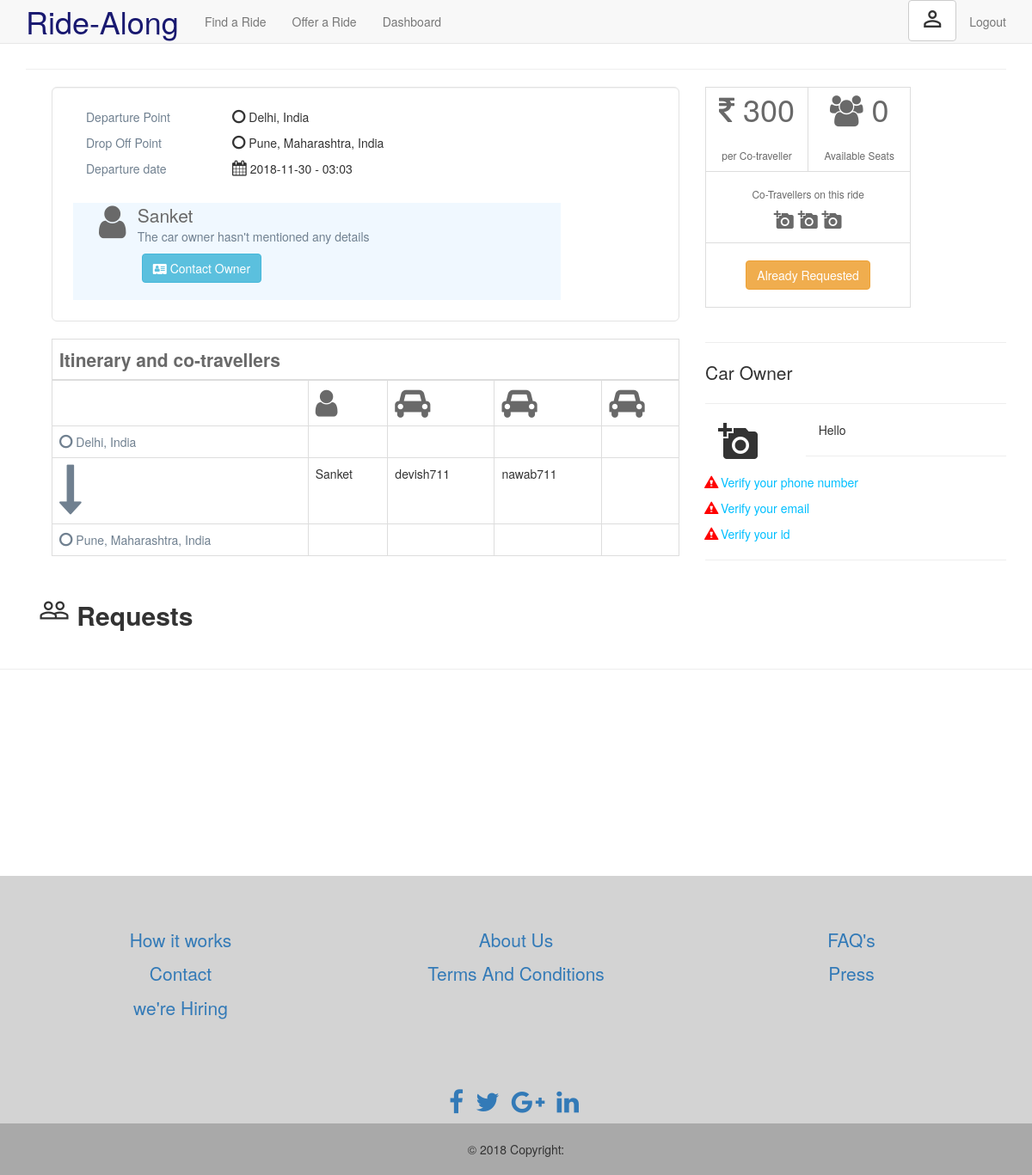
Page /rides_found/15/sanket711 (signed in) on the committed database.
### tables this page shows
CREATE TABLE "rides_offered" (
	`rideId`	INTEGER PRIMARY KEY AUTOINCREMENT,
	`userName`	text NOT NULL,
	`source`	text NOT NULL,
	`destination`	text NOT NULL,
	`lat1`	text NOT NULL,
	`long1`	text NOT NULL,
	`lat2`	text NOT NULL,
	`long2`	text NOT NULL,
	`offeredDate`	text NOT NULL,
	`offeredTime`	text NOT NULL,
	`offeredPrice`	int NOT NULL,
	`offeredSeats`	NUMERIC NOT NULL,
	`details`	text,
	`valid`	INTEGER NOT NULL,
	`seatsleft`	NUMERIC
);

CREATE TABLE USERS (

userName text primary key ,
password text not null ,
name text not null ,
phone text not null ,
email text not null unique , 
address text not null
);

CREATE TABLE rides_requested(
rideid integer not null,
username text Not null, 
accepted integer ,
primary key( rideid , username )
);

### app.py (the view)
@app.route('/rides_found/<string:rideId>/<string:userName>', methods=['GET', 'POST'])
def ride(rideId,userName):
    con = sqlite3.connect("CabSharing.db")
    cur = con.cursor()
    result = cur.execute("SELECT * FROM rides_offered WHERE rideId = ?", [rideId])
    rides = cur.fetchone()
    result1 = cur.execute("SELECT * FROM USERS WHERE userName = ?", [userName])
    user = cur.fetchone()
    cur.execute("select * from users where username = ? " , [userName])
    contact = cur.fetchone()
    cur.execute("select * from rides_requested where rideId = ? and username = ? " , ( rideId , session['username'] ) )
    taken_result = cur.fetchone()
    cur.execute("select * from rides_requested where rideId = ? and accepted = 0" , [rideId] )
    ride_request=cur.fetchall()
    user_who_requested=[]
    for i in range(len(ride_request)):
        cur.execute("SELECT * FROM USERS WHERE userName = ?", [ride_request[i][1]])
        temp_user=cur.fetchone()
        user_who_requested.append(temp_user)
    cur.execute(" select * from rides_requested where rideId = ? and accepted = 1 " , [rideId] )
    temp_users_whose_ride_accepted = cur.fetchall()
    users_whose_ride_accepted = []
    j=0
    for i in range(len(temp_users_whose_ride_accepted)):
        users_whose_ride_accepted.append( temp_users_whose_ride_accepted[i][1] )
        j=j+1
    if taken_result :
        return render_template( 'ride.html', contact = contact, rides=rides , myUserName=session['username'] , flag=1, user=user ,user_who_requested=user_who_requested ,  users_whose_ride_accepted=users_whose_ride_accepted , len_users_whose_ride_accepted = j)
    return render_template( 'ride.html', contact=contact ,  rides=rides , myUserName=session['username'] , flag=0, user=user ,user_who_requested=user_who_requested, users_length=len(user_who_requested) ,  users_whose_ride_accepted=users_whose_ride_accepted , len_users_whose_ride_accepted = j)

### templates/ride.html (shortened to what this page needs)
{% extends 'layout.html' %}
{% block body %}
  <hr>
  <div class="container ">
    <div class = "col-md-8 " >
      <div class=" col-md-12 well well-lg " style=" background-color:white ">
        <div >
          <div class="col-md-3" style="color:#708090">
            <span>Departure Point</span>
          </div>
          <div class="col-md-9 text-left">
            <p><i class="fa fa-circle-o " style="font-size: 18px"></i> {{rides[2]}}</p>
          </div>
        </div>
        <div >
          <div class="col-md-3" style="color:#708090">
            <span>Drop Off Point</span>
          </div>
          <div class="col-md-9 text-left">
            <p><span><i class="fa fa-circle-o " style="font-size: 18px"></i></span> {{rides[3]}}</p>
          </div>
        </div>
        <div >
          <div class="col-md-3" style="color:#708090">
            <span>Departure date</span>
          </div>
          <div class="col-md-9 text-left">
            <p><i class="fa fa-calendar " style="font-size: 18px"></i> {{rides[8]}} - {{rides[9]}} <br><br></p>
          </div>
        </div>
        <div class="col-md-10 " style=" background-color:#F0F8FF ">
           <div class="col-md-1 " style="color: #696969"><i class="fa fa-user " style="font-size: 44px"></i>
           </div>
           <div class="col-md-10">
            <span class="lead" style="color: #696969">{{user[2]}}</span>
            <p  id="details" style="color:#708090">The car owner hasn't mentioned any details</p>
           </div>
        <div class="col-md-10 ">
          <div class="col-md-1"></div>
          <div class="col-md-8 ">
              {% if myUserName != rides[1] %}
              <button  class="btn btn-default btn-info" data-toggle="collapse" data-target="#changeDetails"><i class="fa fa-address-card" ></i> Contact Owner</button>
              {% else %}
              <a  class="btn btn-default btn-info"><i class="fa fa-align-justify" ></i>
               Add Details</a>
              {% endif %}
              <br><br>
          </div>
        </div>
        </div>
      </div>
          <table class="table table-bordered" >
        <thead>
          <tr class="lead" style="color: #696969">
            <th colspan="5">Itinerary and co-travellers</th>
          </tr>
        </thead>
        <tbody>
          <tr>
            <td class=" text-bottom"> </td>
            <td style="color: #696969"><i class="fa fa-user " style="font-size: 36px"></i></td>
            <td style="color: #696969"><i class="fa fa-automobile " style="font-size: 36px"></i></td>
            <td style="color: #696969"><i class="fa fa-automobile " style="font-size: 36px"></i></td>
            <td style="color: #696969"><i class="fa fa-automobile " style="font-size: 36px"></i></td>
          </tr>
          <tr>
            <td style="color:#708090"><i class="fa fa-circle-o " style="font-size: 18px"></i> {{rides[2]}}</td>
            <td></td>
            <td></td>
            <td></td>
            <td></td>
          </tr>
          <tr>
            <td style="color:#708090"><i class="fa fa-long-arrow-down" style="font-size:60px"></i></td>
            <td> {{user[2]}}</td>
            {% if len_users_whose_ride_accepted != 0 %}
            {% for i in range( 3 ) %}
            {% if i < len_users_whose_ride_accepted %}
              <td>{{users_whose_ride_accepted[i] }}</td>
            {% else %}
              <td></td>
            {% endif %}
            {% endfor %}
            {% endif %}
          </tr>
          <tr>
            <td style="color:#708090"><i class="fa fa-circle-o " style="font-size: 18px"></i> {{rides[3]}}</td>
            <td></td>
            <td></td>
            <td></td>
            <td></td>
          </tr>
        </tbody>
      </table>
    </div>
  <div style="color: #696969">
    <div class="col-md-4 ">
      <div>
        <table class="table-bordered">
          <tr>
            <td class="col-md-6 text-center " >
              <p class="lead" style="font-size: 36px"><i class="fa fa-rupee "></i> {{rides[10]}}</p>
              <p class="small">per Co-traveller</p>
            </td>
            <td class="col-md-6 text-center" >
                <p  class="lead" style="font-size: 36px"><i class="fa fa-group "></i> {{rides[14]}} </p>
                <p class="small">Available Seats</p>
            </td>
          </tr>
          <tr>
            <td colspan="2" class="col-md-6 text-center">
              <p class="small"><br>Co-Travellers on this ride</p>
              <p>
                <i class="material-icons">add_a_photo</i>
                <i class="material-icons">add_a_photo</i>
                <i class="material-icons">add_a_photo</i>
              </p>
            </td>
          </tr>
          {% if myUserName != rides[1] %}
          <tr  class="text-center" id=request-seat>
            <td colspan="2">
              <br>
              {% if flag == 1 %}
                 <a  class="btn btn-default btn-warning" > Already Requested</a>
              {% endif %}
              <br>
              <br>
            </td>
          </tr>
          {% endif %}
      </table>
      </div>
    </div>
  </div>
  <div>
    <div class="col-md-4 ">
          <div>
            <br>
            <hr>
                <span class="lead" > Car Owner</span>
          </div>
          <hr>
          <div>
              <div class="col-md-4">
                    <i class="material-icons" style="font-size:48px">add_a_photo</i>
              </div>
              <div class="col-md-8 text-left">
                <p>
                    Hello <strong ><em id="username" class="text-uppercase">{{name}}</em></strong>
                </p>
              </div>
          </div>
            <div class=" text-left">
              <p>
                <br>
                <hr>
                <span class="verify-fail glyphicon glyphicon-alert"></span>
                <a href="#" class="verify" id="verify-phone"> Verify your phone number</a>
              </p>
              <p>
                <span class="verify-fail glyphicon glyphicon-alert"></span>
                <a href="#" class="verify" id="verify-phone"> Verify your email</a>
              </p>
              <p>
                <span class="verify-fail glyphicon glyphicon-alert"></span>
                <a href="#" class="verify" id="verify-phone"> Verify your id</a>
              </p>
              <hr>
            </div>
      </div>
      <br><br>
    </div>
  </div>
    <div class="container">
      <br><head></head>
      <div class="lead text-left" style="font-size: 30px">
          <p>
            <i class="material-icons" style="font-size:36px;">people_outline</i>
            <strong>Requests</strong>
          </p>
      </div>
        <table class="col-md-8 table-bordered">
        </table>
    </div>
{% endblock %}

### static/styles/design.css (style rules this page uses)
html, body { height: 100%; margin: 0; padding: 0; }

### static/styles/main.css (style rules this page uses)
.verify { color: #00BFFF; }
.verify-fail { background-color: white; color: red; }

### rows in the picture
rides_offered: source "Delhi, India", destination "Pune, Maharashtra, India", offeredDate "2018-11-30", offeredTime "03:03", offeredPrice "300", seatsleft "0"
USERS: name "Sanket"
rides_requested: username "devish711"
rides_requested: username "nawab711"
